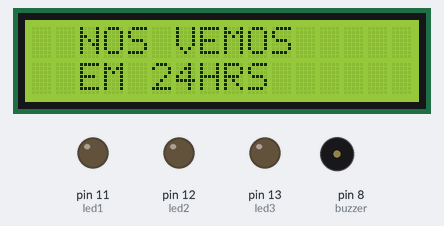
Bench run of a sketch on a simulated Arduino Uno, built with avr-gcc and run on an emulated ATmega328P. On the bench: 16×2 character LCD, output pins drawn as LEDs (lit = HIGH), buzzer (waves = sounding).

Above: at 0.1 s.
At 4.11 s:
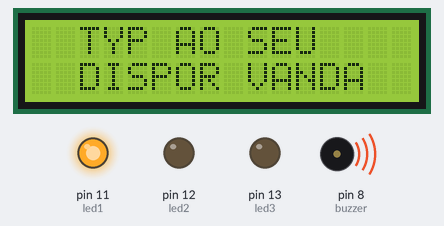
At 4.9 s:
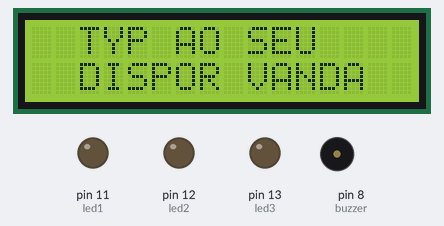
At 19.72 s:
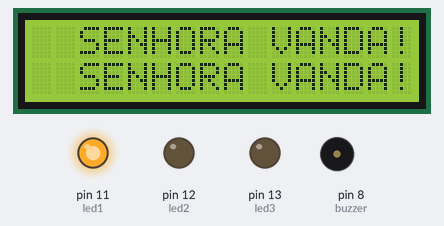
At 25.9 s:
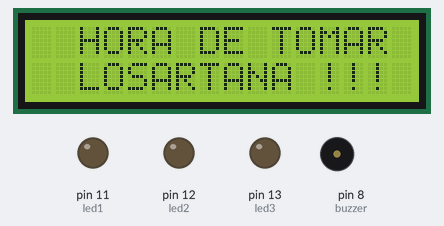
At 31.5 s:
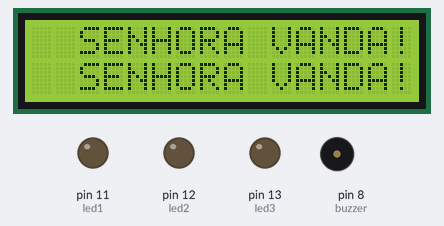
Timing chart, 0 to 32.8 s (numbered marks = the images above):
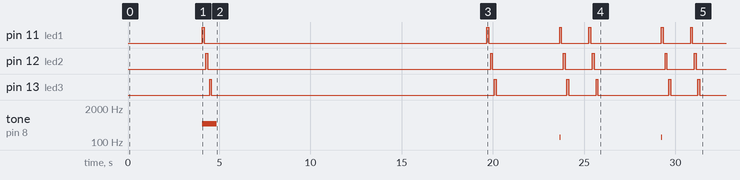

The sketch:

typ_fabrica_de_projetos_facens1.ino
```cpp
/*				Assistente TYP
				Facens 2021 - ADS
				Fabrica de Projetos I
				Pedro Ferraz - 210047
                Projeto dedicado a minha mãe Vanda <3 */

//Declaro a biblioteca do LCD e definindo as portas

#include <LiquidCrystal.h>

#define D4 5
#define D5 4
#define D6 3
#define D7 2
#define E 6
#define RS 7
#define intervalo 10

//Declaro as Variaveis

int led1 = 11;
int led2 = 12;
int led3 = 13;
int alarme = 0;
int buzzer = 8;
LiquidCrystal LCD(7, 6, 5, 4, 3, 2);

// Inicio o Void SETUP
void setup()
{
  //Variaveis de Saida
  pinMode (led1, OUTPUT);
  pinMode (led2, OUTPUT);
  pinMode (led3, OUTPUT);
  pinMode(buzzer, OUTPUT);

  //Defino a quantidade de colunas e linhas do LCD
  LCD.begin(16, 2);
}

//Inicio o loop
void loop()
{
  //Mensagem após o reset
  LCD.setCursor(2, 0);
  LCD.print("NOS VEMOS");
  LCD.setCursor(2, 1);
  LCD.print("EM 24HRS");
  delay(4000);

  //Mensagem fixa até que de o tempo de 24hrs
  LCD.setCursor(2, 0);
  LCD.print("TYP AO SEU");
  LCD.setCursor(2, 1);
  LCD.print("DISPOR VANDA");

  //Bip para confirmar o reset
  tone(buzzer,500,800);

  //Piscar das leds para confirmar o reset
   digitalWrite(led1, HIGH);
    delay(100);
    digitalWrite(led1,LOW);
    delay(100);

   digitalWrite(led2, HIGH);
    delay(100);
    digitalWrite(led2,LOW);
    delay(100);

   digitalWrite(led3, HIGH);
    delay(100);
    digitalWrite(led3,LOW);
    delay(100);

  /* Define o intervalo de tempo que irá acionar o assistente
  (O coração do código)  */

  delay(15000);

/* Conversão Horas em Milissegundos
  24Hrs = 86400000
  12Hrs = 43200000
  8Hrs 	= 28800000
  4Hrs	= 14400000
  2Hrs	= 7200000
  1Hr	= 3600000
  15s	= 15000 (Para demonstração) */

  //Após o tempo determinado vai para a chamada do buzzer
  goto buzzer;

  //Inicia o estado do buzzer
  buzzer:
  {

  //Primeira mensagem
  LCD.setCursor(2, 0);
  LCD.print("SENHORA VANDA!");
  LCD.setCursor(2, 1);
  LCD.print("SENHORA VANDA!");

    //Primeira sequencia de LEDs
    digitalWrite(led1, HIGH);
    delay(100);
    digitalWrite(led1,LOW);
    delay(100);

   digitalWrite(led2, HIGH);
    delay(100);
    digitalWrite(led2,LOW);
    delay(100);

   digitalWrite(led3, HIGH);
    delay(100);
    digitalWrite(led3,LOW);
    delay(100);

    //Primeiro alarme
  for (alarme = 150; alarme < 1800; alarme += 1)
  {
    tone(buzzer, alarme, intervalo);
    delay(1);
  }

  for (alarme = 1800; alarme > 150; alarme -= 1)
  {
    tone(buzzer, alarme, intervalo);
    delay(1);
  }

    //Segunda sequencia de LEDs
    digitalWrite(led1, HIGH);
    delay(100);
    digitalWrite(led1,LOW);
    delay(100);

   digitalWrite(led2, HIGH);
    delay(100);
    digitalWrite(led2,LOW);
    delay(100);

   digitalWrite(led3, HIGH);
    delay(100);
    digitalWrite(led3,LOW);
    delay(100);

    //Segunda mensagem
  LCD.clear();
  delay(1000);
  LCD.setCursor(2, 0);
  LCD.print("HORA DE TOMAR");
  LCD.setCursor(2, 1);
  LCD.print("LOSARTANA !!!");

    //Terceira sequencia de LEDs
   digitalWrite(led1, HIGH);
    delay(100);
    digitalWrite(led1,LOW);
    delay(100);

   digitalWrite(led2, HIGH);
    delay(100);
    digitalWrite(led2,LOW);
    delay(100);

   digitalWrite(led3, HIGH);
    delay(100);
    digitalWrite(led3,LOW);
    delay(100);

   //Segundo alarme
   for (alarme = 150; alarme < 1800; alarme += 1)
  {
    tone(buzzer, alarme, intervalo);
    delay(1);
  }
  for (alarme = 1800; alarme > 150; alarme -= 1)
  {
    tone(buzzer, alarme, intervalo);
    delay(1);
  }

    //Quarta sequencia de LEDS
  digitalWrite(led1, HIGH);
    delay(100);
    digitalWrite(led1,LOW);
    delay(100);

   digitalWrite(led2, HIGH);
    delay(100);
    digitalWrite(led2,LOW);
    delay(100);

   digitalWrite(led3, HIGH);
    delay(100);
    digitalWrite(led3,LOW);
    delay(100);

  delay(1000);

    //Repete a chamada do buzzer
    goto buzzer;
    //Até que o reset seja acionado e inicia a contagem novamente
  }
}
```

Measured:
- by itself, pin 11 (led1): LOW → HIGH at 4.1 s, → LOW 0.10 s later, → HIGH 15.5 s later, → LOW 0.10 s later, … (12 changes in this stretch)
- by itself, pin 12 (led2): LOW → HIGH at 4.3 s, → LOW 0.10 s later, → HIGH 15.5 s later, → LOW 0.10 s later, … (12 changes in this stretch)
- by itself, pin 13 (led3): LOW → HIGH at 4.5 s, → LOW 0.10 s later, → HIGH 15.5 s later, → LOW 0.10 s later, … (12 changes in this stretch)
- by itself, tone on pin 8 (buzzer): plays 500 Hz for 0.80 s, 151 Hz for 0.01 s, 151 Hz for 0.01 s
- what the display in image 1 shows lasts 15.6 s, from 4.1 s to 19.7 s
